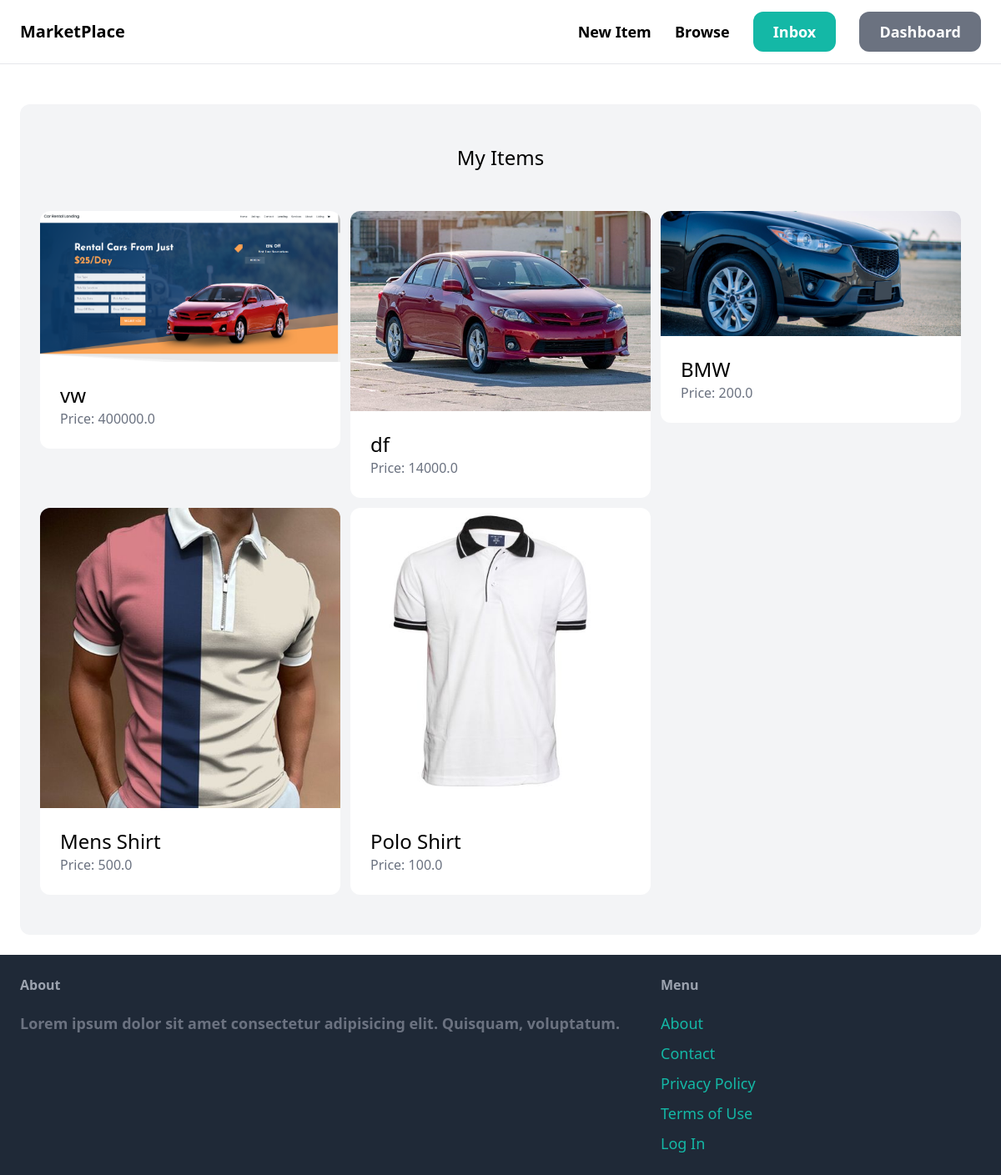
The page /dashboard/ (signed in) on the database its author committed.
### item/models.py (models this page shows, shortened)
class Item(models.Model):
    category = models.ForeignKey(Category, related_name='items', on_delete=models.CASCADE)
    name = models.CharField(max_length=225)
    description = models.TextField(blank=True, null=True)
    price = models.FloatField()
    image = models.ImageField(upload_to='item_images', blank=True, null=True)
    is_sold = models.BooleanField(default=False)
    created_by = models.ForeignKey(User, related_name='items', on_delete=models.CASCADE)
    created_at = models.DateTimeField(auto_now_add=True)

### dashboard/views.py (the view)
# urls.py: path('', views.index, name='index'),
@login_required
def index(request):
    items = Item.objects.filter(created_by=request.user)
    return render(request, 'dashboard/index.html', {
        'items': items
    })

### dashboard/templates/dashboard/index.html (shortened to what this page needs)
{% extends 'core/base.html' %}
{% block content %}
<div class="mt-6 px-6 py-12 bg-gray-100  rounded-xl">
    <h2 class="mb-12 text-2xl text-center">
        My Items
    </h2>
    <div class="grid grid-cols-3 gap-3">
        {% for item in items %}
        <div>
            <a href="{% url 'item:detail' item.id %} ">
                <div>
                    <img src="{{ item.image.url }}" class="rounded-t-xl">
                </div>
                <div class="p-6 bg-white rounded-b-xl">
                    <h2 class="text-2xl">  {{ item.name }}</h2>
                    <p class="text-gray-500"> Price: {{ item.price }} </p>
                </div>
            </a>
        </div>
        {% endfor %}
    </div>
</div>
{% endblock %}

### rows shown on the page
Item: image (picture), name "vw", price "400000.0"
Item: image (picture), name "df", price "14000.0"
Item: image (picture), name "BMW", price "200.0"
Item: image (picture), name "Mens Shirt", price "500.0"
Item: image (picture), name "Polo Shirt", price "100.0"
